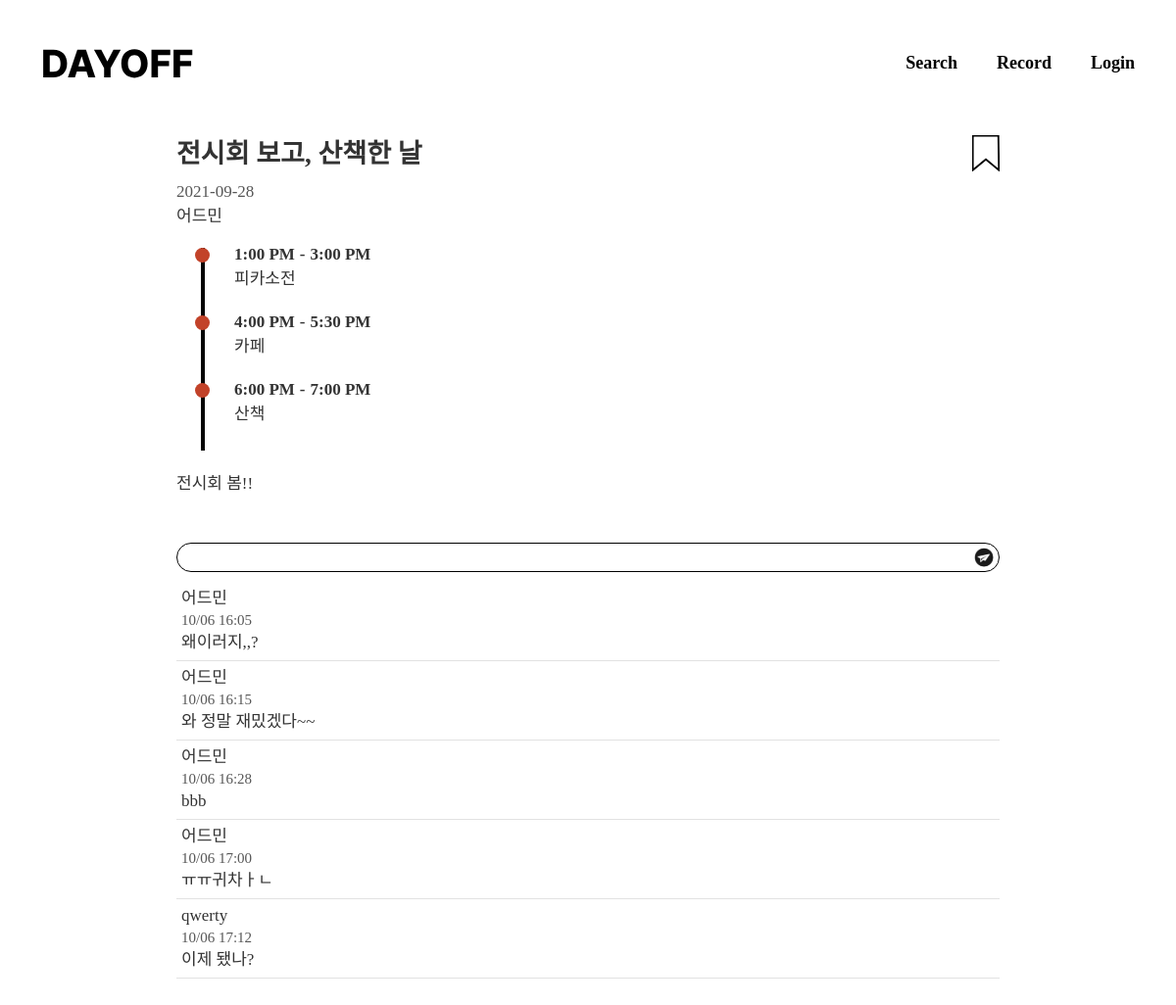
The page /postDetail/1 on the database as committed earlier.
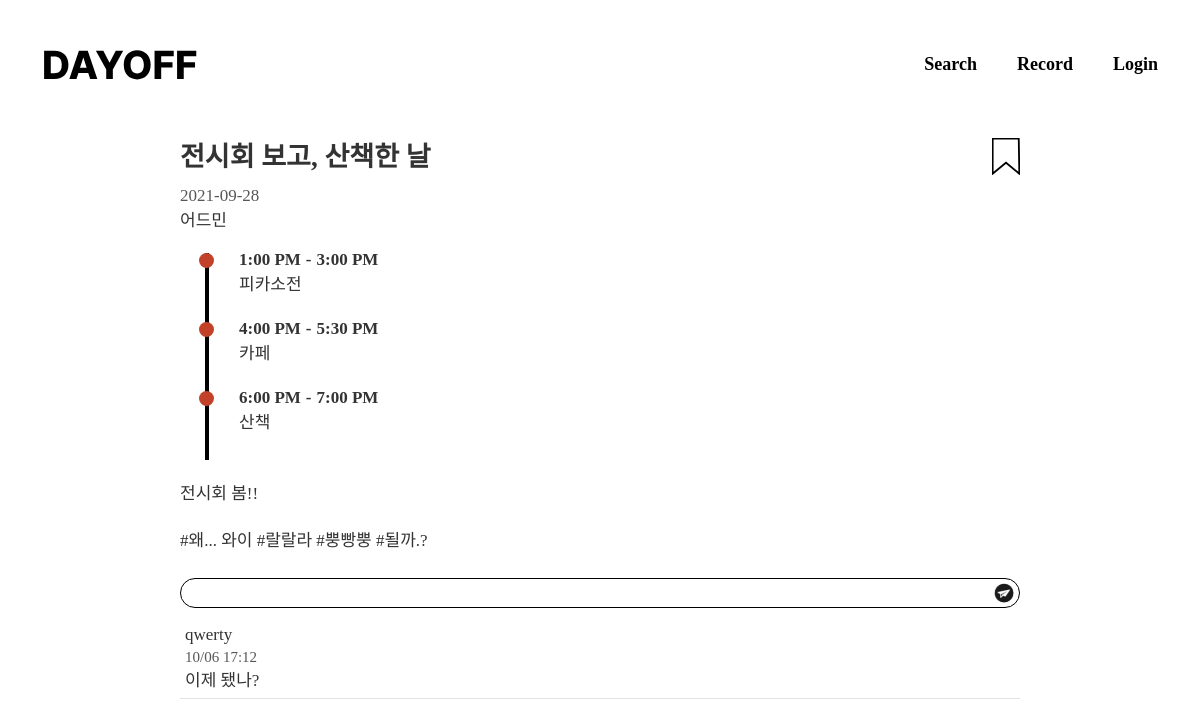
The same page on the database as committed later.
### today/models.py (models this page shows, shortened)
class Post(models.Model):
    author = models.ForeignKey(
        settings.AUTH_USER_MODEL,
        on_delete=models.CASCADE,
    )
    title = models.CharField(max_length=100, blank=True, null=True)
    pub_date = models.DateField('data published', blank=True, null=True)
    hashtag = models.ManyToManyField(Hashtag, blank=True, null=True)
    body = models.TextField(max_length=500, blank=True, null=True)
    image=models.ImageField(upload_to='images/', blank=True, null=True)
    bookmark=models.ManyToManyField(
        settings.AUTH_USER_MODEL,
        blank=True,
        related_name='bookmark'
    )

class Schedule(models.Model):
    post = models.ForeignKey(
        Post, on_delete=models.CASCADE, related_name='schedules', blank=True, null=True)
    start_time = models.TimeField(default=datetime.time(00, 00))
    end_time = models.TimeField(default=datetime.time(00, 00))
    contents = models.CharField(max_length=100, blank=True, null=True)

class Comment(models.Model):
    post = models.ForeignKey(Post, related_name='comments', on_delete=models.CASCADE)
    message=models.TextField(max_length=200)
    pub_date=models.DateTimeField(auto_now_add=True)
    author=models.ForeignKey(
        settings.AUTH_USER_MODEL,
        on_delete=models.CASCADE,
    )

class Hashtag(models.Model):
    hashtag_name = models.CharField(max_length=100, blank=True, null=True)
    def __str__(self):
        return self.hashtag_name

### account/models.py (models this page shows)
class CustomUser(AbstractUser):
    nickname = models.CharField(max_length=30)
    name = models.CharField(max_length=30)

### today/views.py (the view)
# urls.py: path('postDetail/<int:post_id>',
def postDetail(request, post_id):
    post_detail = get_object_or_404(Post, pk=post_id)
    hashtag = post_detail.hashtag.all()
    bookmark=post_detail.bookmark.all()
    schedule=post_detail.schedules.all().order_by('start_time__hour')
    return render(request, 'postDetail.html', {'post': post_detail, 'hashtags': hashtag, 'schedules': schedule, 'bookmarks':bookmark})

### templates/postDetail.html (shortened to what this page needs)
<!DOCTYPE html>
<html lang="en">
  <head>
    <link
      rel="stylesheet"
      href="https://maxcdn.bootstrapcdn.com/bootstrap/3.3.2/css/bootstrap.min.css"
    />
    <link
      rel="stylesheet"
      type="text/css"
      href="../static/css/postDetail.css"
    />
    <link rel="stylesheet" type="text/css" href="../static/css/common.css" />
  </head>
  <body>
    {% include 'header.html' %}
    <div class="contents">
      <div class="post-title">
        {{post.title}} {% if user.is_authenticated and user == post.author %}
        <div class="empty"></div>
        <div>
          <a href="{% url 'editPost' post.id %}" style="color: black"
            ><button id="control-button">EDIT</button></a
          >
          <a href="{% url 'deletePost' post.id%}" style="color: black"
            ><button id="control-button">DELETE</button></a
          >
        </div>
        {% else %}
        <div id="{{post.id}}" onclick="post_bookmark(this.id)">
          {% if user in bookmarks.all %}
          <img
            src="../static/image/bookmark-filled.svg"
            id="bookmark-icon-filled"
            style="display: block"
          />
          <img
            src="../static/image/bookmark-empty.svg"
            id="bookmark-icon-empty"
            style="display: none"
          />
          {% else %} {% if not user.is_authenticated %}
          <a href="{% url 'login' %}"
            ><img
              src="../static/image/bookmark-empty.svg"
              id="bookmark-icon-empty"
              style="display: block"
          /></a>
          {% else %}
          <img
            src="../static/image/bookmark-empty.svg"
            id="bookmark-icon-empty"
            style="display: block"
          />
          {% endif %}
          />{% endif %}
        </div>
        {% endif %}
      </div>
      <div class="post-pub-date">{{post.pub_date|date:"Y-m-d"}}</div>
      <div class="post-author">{{post.author.nickname}}</div>
      <div class="post-schedule">
        {% for schedule in schedules.all %}
        <div class="schedule-time">
          <div class="schedule-dot"></div>
          {{schedule.start_time|time:"g:i A"}}
          <div class="time-between">-</div>
          {{schedule.end_time|time:"g:i A"}}
        </div>
        <div class="schedule-content">{{schedule.contents}}</div>
        {% endfor %}
      </div>
      <div class="post-body">{{post.body}}</div>
      <div class="post-hashtag" style="font-size: 17px">
        {% for hashtag in hashtags.all %} #{{hashtag}} {% endfor %}
      </div>
      <form method="POST" action="{% url 'addComment' post.id %}">
        {% if not user.is_authenticated %}
        <a href="{% url 'login' %}">
          <div class="new-comment-box">
            <input class="comment-input"" type="text" name="message">
            <img
              src="../static/image/comment-send.svg"
              class="nologin-send-icon"
            />
          </div>
        </a>
        {% endif %}
      </form>
      {% for comment in post.comments.all %}
      <div class="comment-list">
        <div class="comment-nickname">
          {{ comment.author.nickname }}
        </div>
        <div class="comment-date">{{comment.pub_date|date:"m/d H:i"}}</div>
        <div class="comment-message">{{comment.message}}</div>
      </div>
      {% endfor %}
    </div>
  </body>
</html>

### templates/header.html (shortened to what this page needs)
<!DOCTYPE html>
<html lang="en">
  <head>
    <link rel="stylesheet" type="text/css" href="../static/css/common.css" />
  </head>
  <body>
    <div class="header-wrapper">
        <a href="{% url 'home' %}"><img src="../static/image/title.svg" class="title"/></a>
        <div class="header">
            <a class="search" onclick="showSearch();">Search</a>
            {% if not user.is_authenticated %}
            <a href="{% url 'login' %}">Record</a>
            <a href="{% url 'login' %}">Login</a>
            {% endif %}
        </div>
    </div>
  </body>
</html>

### static/css/postDetail.css (style rules this page uses)
.post-title { font-size: 27px; font-weight: 600; display: flex; justify-content: space-between; padding: 8px 0; }
.post-pub-date { font-size: 17px; color: #575757; font-weight: 500; }
.post-author { font-size: 17px; margin-bottom: 20px; font-weight: 500; }
.post-schedule { border-left: 4px solid black; padding-left: 15px; margin-left: 25px; line-height: 100%; }
.schedule-dot { width: 15px; height: 15px; border-radius: 100%; background-color: #c24229; position: relative; left: -24.7px; }
.schedule-time { font-size: 17px; font-weight: 600; display: flex; align-items: center; }
.schedule-content { font-size: 17px; padding-bottom: 30px; padding-top: 10px; padding-left: 15px; }
.post-body { font-size: 17px; padding: 20px 0; line-height: 170%; width: 70%; }
#bookmark-icon-empty { display: block; transition: 0.3s; position: relative; z-index: 1; }
.time-between { margin: 0 5px; }
.comment-list { font-size: 17px; border-bottom: 1px solid #e2e2e2; padding: 5px; }
.comment-nickname { font-weight: 500; display: flex; justify-content: space-between; align-items: center; }
.comment-date { color: #575757; font-size: 15px; }
.new-comment-box { margin-bottom: 10px; margin-top: 25px; border: 1px solid black; border-radius: 20px; padding: 3px 0; padding-left: 10px; display: flex; justify-content: space-between; align-items: center; }
.comment-input { outline: none; background: transparent; border-style: none; width: 100%; }
.nologin-send-icon { width: 25px; padding-right: 5px; }

### static/css/common.css (style rules this page uses)
* { font-family: Pretendard; }
a { text-decoration: none; }
.header a { color: black; font-weight: 600; padding: 30px 20px; font-size: 18px; }
.header-wrapper { display: flex; justify-content: space-between; align-items: center; padding: 22px; }
.header { display: flex; }
.title { padding-left: 22px; }
.contents { padding: 0 15%; margin-bottom: 10%; }

Rows that differ between the two databases and show on the page:
removed Comment: author.nickname "어드민", pub_date "10/06 16:05", message "왜이러지,,?"
removed Comment: author.nickname "어드민", pub_date "10/06 16:15", message "와 정말 재밌겠다~~"
removed Comment: author.nickname "어드민", pub_date "10/06 16:28", message "bbb"
removed Comment: author.nickname "어드민", pub_date "10/06 17:00", message "ㅠㅠ귀차ㅏㄴ"
added Hashtag: hashtag_name "왜... 와이"
added Hashtag: hashtag_name "랄랄라"
added Hashtag: hashtag_name "뿡빵뿡"
added Hashtag: hashtag_name "될까.?"
